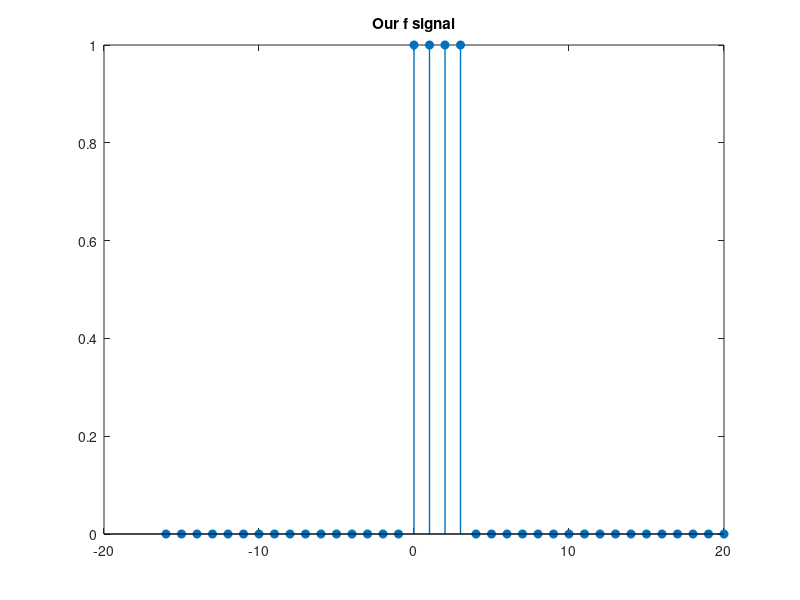
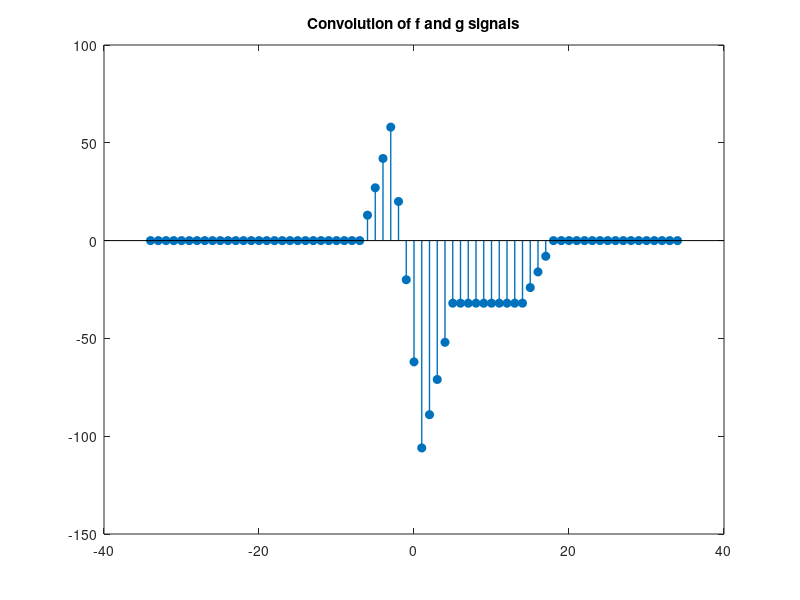

The MATLAB source for these figures, in order:
% Exercise 3 - Lab Session 1 - DSP 2025
close all
clear

% --- Convolution ---

% conv command
%step signal:
n = -20:20; %length 41
u = [zeros(20,1); ones(21,1)]; %length 41
%f = zeros(length(u)-4,1); %length 37
%f signal:

%for i = 1:length(u)-4 %or else the f(1:4) will be padded with zeros
%    f(i) = u(i+4)-u(i+4-4) %length should be 37
%end
f = u(5:end)-u(1:end-4);
figure;
stem(n(5):n(end),f,"filled",'LineWidth',1);
title('Our f signal');

%g signal:
for i = 1:length(n)-8
    j=i+8;
    g(i) = i.*u(j) - 2*(j-4).*u(j-4) + (j-8).*u(j-8);
end
%g = n.*u - 2*(n-4).*u
% double func does a step
%g = n.*u - 2*(n-4).*double(n >= 4) + (n-8).*double(n >= 8);
%g = n.*(n>=0) - 2*(n-4).*(n>=4) + (n-8).*(n>=8);

%convolution of f and g:
convolution_f_g = conv(f,g);
l = length(convolution_f_g);
fprintf("Length of conv(f,g) is length(f)+length(g)-1 = %d here.\n",l)
figure;
stem(-floor(l/2):floor(l/2),convolution_f_g,"filled","LineWidth",1);
title("Convolution of f and g signals");
